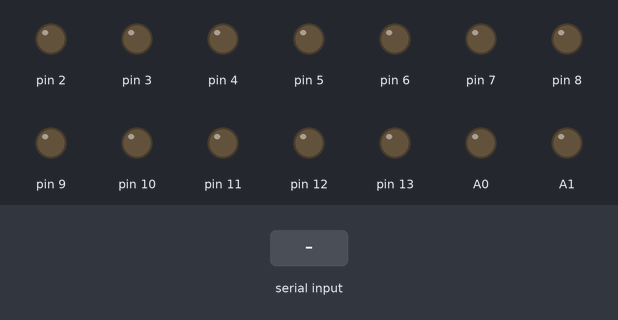
A sketch run on a simulated Arduino Uno, built with avr-gcc and run on an emulated ATmega328P. On the bench: output pins drawn as LEDs (lit = HIGH). The inputs (shaded band) are chosen by the test bench.

Above: at 1.2 s.
1.3 s: "s1" received over Serial
At 2.0 s:
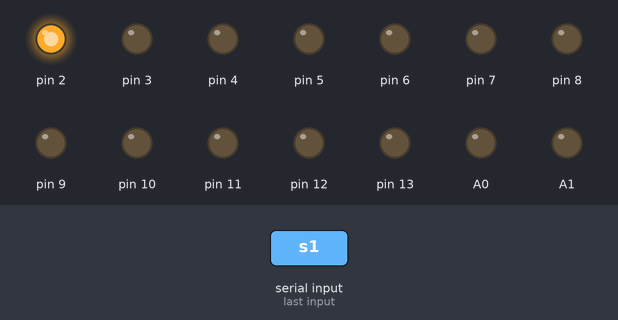
2.8 s: "s2" received over Serial
At 3.2 s:
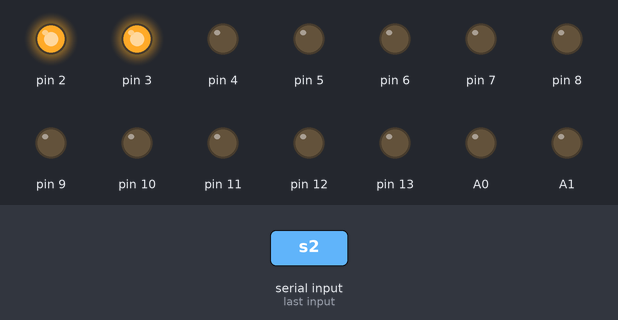
4.3 s: "s3" received over Serial
At 4.7 s:
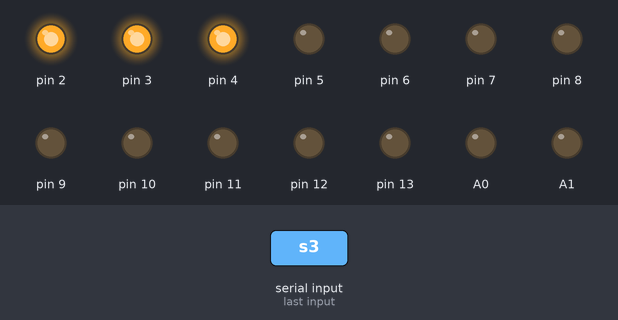
5.8 s: "s4" received over Serial
At 7.0 s:
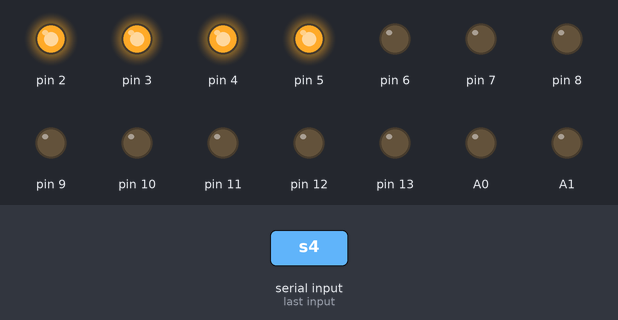
7.3 s: "s5" received over Serial
At 8.5 s:
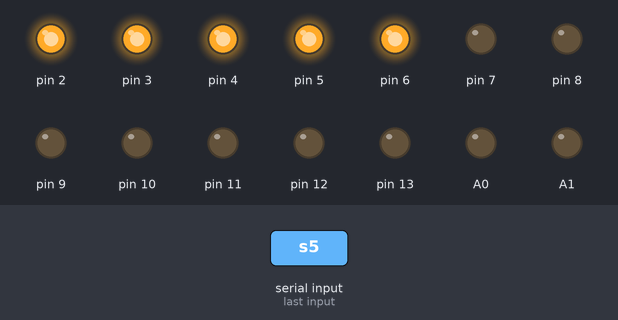
8.8 s: "s6" received over Serial
At 9.8 s:
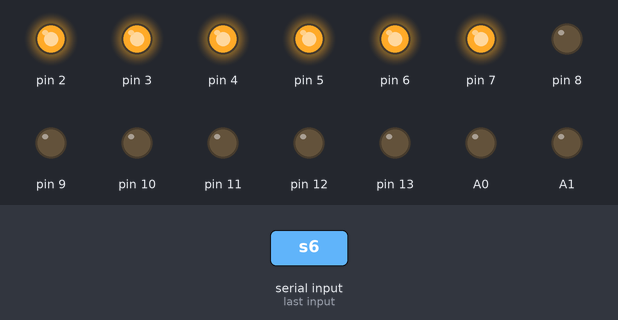
Timing chart, 0 to 11.3 s (numbered marks = the images above; inputs shaded):
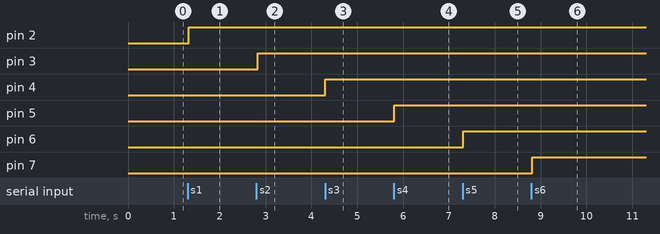

Measured:
- after the input at 1.3 s, pin 2: LOW → HIGH at once
- after the input at 2.8 s, pin 3: LOW → HIGH at once
- after the input at 4.3 s, pin 4: LOW → HIGH at once
- after the input at 5.8 s, pin 5: LOW → HIGH at once
- after the input at 7.3 s, pin 6: LOW → HIGH at once
- after the input at 8.8 s, pin 7: LOW → HIGH at once

The sketch:

Home_Automation.ino
```cpp
boolean ledon1=false;
boolean ledon2=false;
boolean ledon3=false;
boolean ledon4=false;
boolean ledon5=false;
boolean ledon6=false;
boolean ledon7=false;
boolean ledon8=false;
boolean ledon9=false;
boolean ledon10=false;
boolean ledon11=false;
boolean ledon12=false;
boolean ledon13=false;
int count1=0;
int count2=0;
int count3=0;
int count4=0;
int count5=0;
int count6=0;
int count7=0;
int count8=0;


void setup()
{
  Serial.begin(9600);
  pinMode(2, OUTPUT);
  pinMode(3, OUTPUT);
  pinMode(4, OUTPUT);
  pinMode(5, OUTPUT);
   pinMode(6, OUTPUT);
   pinMode(7, OUTPUT);
   pinMode(8, OUTPUT);
    pinMode(9, OUTPUT);
     pinMode(10, OUTPUT);
     pinMode(11, OUTPUT);
      pinMode(12, OUTPUT);
  pinMode(13, OUTPUT);
  pinMode(A0, OUTPUT);
  pinMode(A1, OUTPUT);
  pinMode(A2, OUTPUT);
  pinMode(A3, OUTPUT);
  pinMode(A4, OUTPUT);
  pinMode(A5, OUTPUT);
}
void loop()
{
  delay(30);
  String t;
  while(Serial.available())
  {
    t+=(char)Serial.read();
  }
  if (t=="s1")
  {
    ledon1 = !ledon1;
    digitalWrite(2, ledon1);
  }
  if (t=="s2")
  {
    ledon2 = !ledon2;
    digitalWrite(3, ledon2);
  }
  if (t=="s3")
  {
    ledon3 = !ledon3;
    digitalWrite(4, ledon3);
  }

 if (t=="s4")
  {
    ledon4 = !ledon4;
    digitalWrite(5, ledon4);
  }
  if (t=="s5")
  {
    ledon5 = !ledon5;
    digitalWrite(6, ledon5);
  }
  if (t=="s6")
  {
    ledon6 = !ledon6;
    digitalWrite(7, ledon6);
  }
  if (t=="s7")
  {
    ledon7 = !ledon7;
    digitalWrite(8, ledon7);
  }
  if (t=="s8")
  {
    ledon8 = !ledon8;
    digitalWrite(9, ledon8);
  }
  if (t=="s9")
  {
    ledon9 = !ledon9;
    digitalWrite(10, ledon9);
  }
  if (t=="s10")
  {
    ledon10 = !ledon10;
    digitalWrite(11, ledon10);
  }
  if (t=="s11")
  {
    ledon11 = !ledon11;
    digitalWrite(12, ledon11);
  }
  if (t=="s12")
  {
    ledon12 = !ledon12;
    digitalWrite(13, ledon12);
  }
  if(t=="s13")
  {
    count1= count1++;
   if((count1%2)== 1)
    {
     analogWrite(A0, 255);
   }
    else if((count1%2)==0)
   {
      analogWrite(A0,0);
    }
   }
   if(t=="s14")
  {
    count2= count2++;
   if((count2%2)== 1)
    {
     analogWrite(A1, 255);
   }
    else if((count2%2)==0)
   {
      analogWrite(A1,0);
    }
   }
   if(t=="s15")
  {
    count3= count3++;
   if((count3%2)== 1)
    {
     analogWrite(A2, 255);
   }
    else if((count3%2)==0)
   {
      analogWrite(A2,0);
    }
   }
  if(t=="s16")
  {
    count4= count4++;
   if((count4%2)== 1)
    {
     analogWrite(A3, 255);
   }
    else if((count4%2)==0)
   {
      analogWrite(A3,0);
    }
   }
   if(t=="s17")
  {
    count5= count5++;
   if((count5%2)== 1)
    {
     analogWrite(A4, 255);
   }
    else if((count5%2)==0)
   {
      analogWrite(A4,0);
    }
   }
   if(t=="s18")
  {
    count6= count6++;
   if((count6%2)== 1)
    {
     analogWrite(A5, 255);
   }
    else if((count6%2)==0)
   {
      analogWrite(A5,0);
    }
   }
}
```
